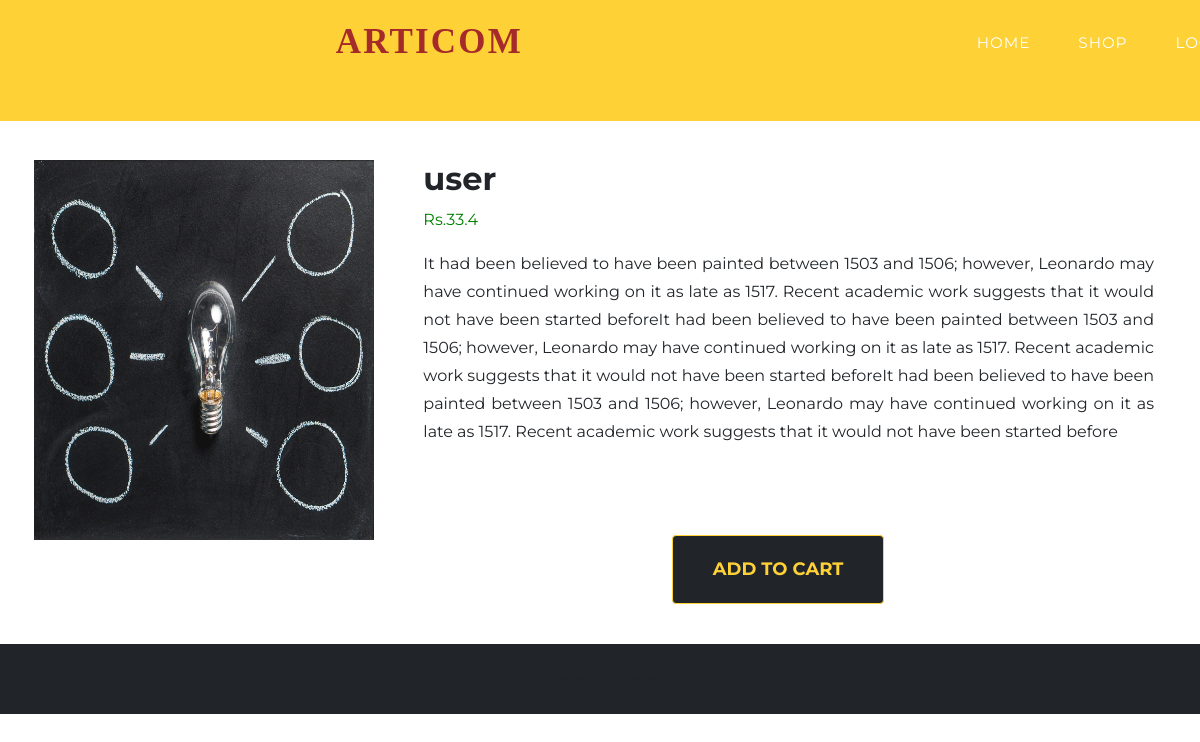
Page /shop/productview/35 on the committed database.
### shop/models.py (models this page shows, shortened)
class Product(models.Model):
    product_id = models.AutoField
    owner = models.CharField(max_length=50, default="")
    product_name = models.CharField(max_length=50)
    category = models.CharField(max_length=50, default="")
    email = models.CharField(max_length=70, default="")
    price = models.FloatField(default=0)
    desc = models.CharField(max_length=300)
    pub_date = models.DateField()
    image = models.ImageField(upload_to="shop/image", default="")

### shop/views.py (the view)
# urls.py: path("productview/<int:myid>", views.productview, name = "ProductView"),
def productview(request, myid):
    product = Product.objects.filter(id=myid)
    return render(request, 'shop/productview.html', {'product': product[0]})

### shop/templates/shop/productview.html (shortened to what this page needs)
{% extends 'shop/basic1.html' %}
{% block navlist %}
<li class="nav-item"><a href="{% url 'ShopHome' %}" class="nav-link js-scroll-trigger navcol">Shop</a></li>
{% if user.is_authenticated%}
<li class="nav-item"><a href="{% url 'Dashboard' %}" class="nav-link js-scroll-trigger navcol" style="color: brown; font-weight: bolder;">Welcome
  {{request.user}}</a>
<li class="nav-item"><a href="{% url 'SignUp' %}" class="nav-link js-scroll-trigger navcol">Signup</a></li>
<a href="{% url 'Cart' %}" class="nav-link js-scroll-trigger navcol cartcol"
                        style="margin-left: 5px; margin-right: -326px; margin-top: -8px; width: 20%;"><i
                            class="fab fa-opencart nav-item"
                            style="width: 100%; height: 40px; margin-top: -11%; margin-bottom: -13%; margin-right: -68%;"></i>
                        </li><span id="cart">0</span></a>
{% else %}
<li class="nav-item"><a href="{% url 'Login' %}" class="nav-link js-scroll-trigger navcol">Login</a>
</li>
{% endif %}
{% endblock %}
{% block masthead %}
<header class="masthead" style="margin-top: 12%;">
<div class="container my-4">
    <div class="row">
    <div class="col-md-4">
    <div class="row">
        <img src="/media/{{product.image}}" style="width: 90%; height: 380px;">
    </div>
    </div>
    <div class="col-md-8 font">
        <h2>{{product.product_name}}</h2>
        <p style="color: green;">Rs.{{product.price}}</p>
        <p>{{product.desc}}</p>
        <button id="{{product.product_name}} % {{product.category}} % {{product.price}} % {{product.desc}} % {{product.image.url}} % {{i.id}}" class="btn btn-home btn-xl text-uppercase js-scroll-trigger cart" style=" margin-top: 10%; margin-left: 34%;">Add To Cart</a>
    </div>
    </div>
</div>
</header>
{% endblock %}

### shop/templates/shop/productview.html (style rules this page uses)
.btn-home { color: #fed136; background-color: #212529; border-color: #fed136; }
.font { font-family: "Montserrat", -apple-system, BlinkMacSystemFont, "Segoe UI", Roboto, "Helvetica Neue", Arial, sans-serif, "Apple Color Emoji", "Segoe UI Emoji", "Segoe UI Symbol", "Noto Color Emoji"; text-align: justify; }

### rows in the picture
Product: image (picture), product_name "user", price "33.4", desc "It had been believed to have been painted between 1503 and 1506; however, Leonardo may have continued working on it as late as 1517. Recent academic work suggests that it would not have been started beforeIt had been believed to have been painted between 1503 and 1506; however, Leonardo may have continued working on it as late as 1517. Recent academic work suggests that it would not have been started beforeIt had been believed to have been painted between 1503 and 1506; however, Leonardo may have continued working on it as late as 1517. Recent academic work suggests that it would not have been started before"
